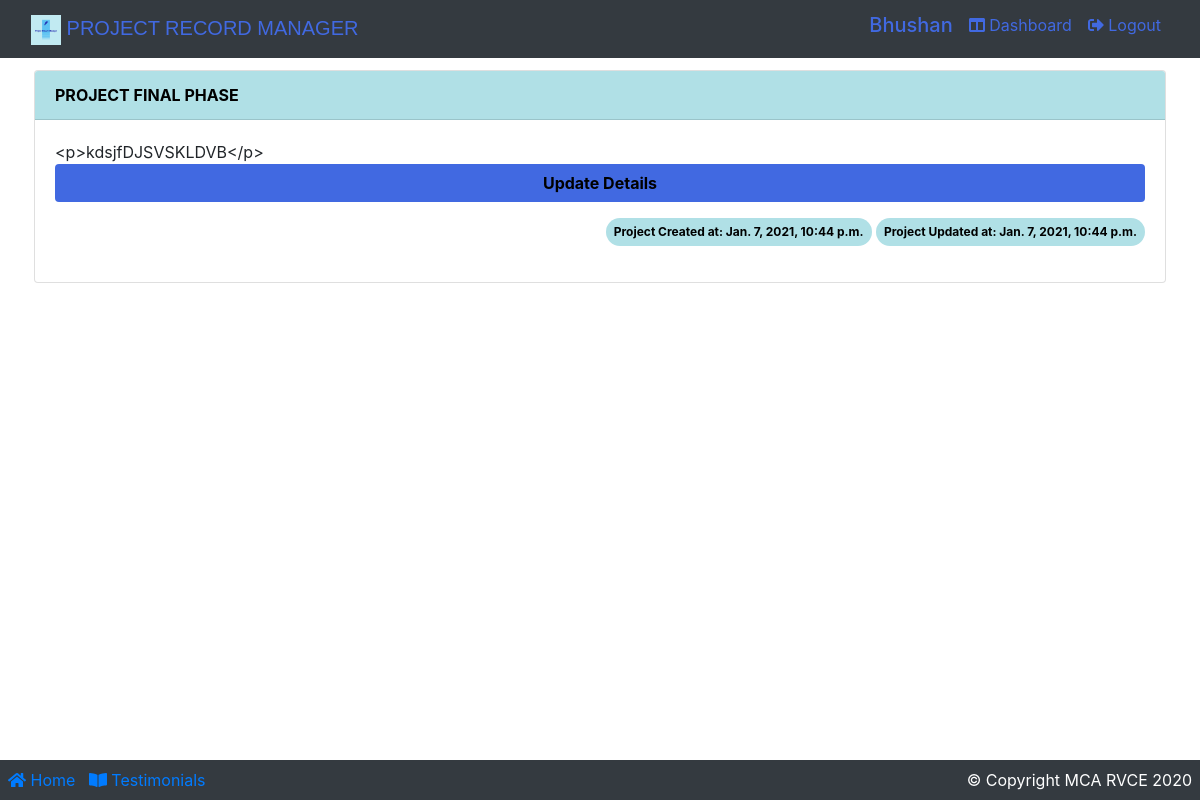
The page /projectfianle/ (signed in) on the database as committed earlier.
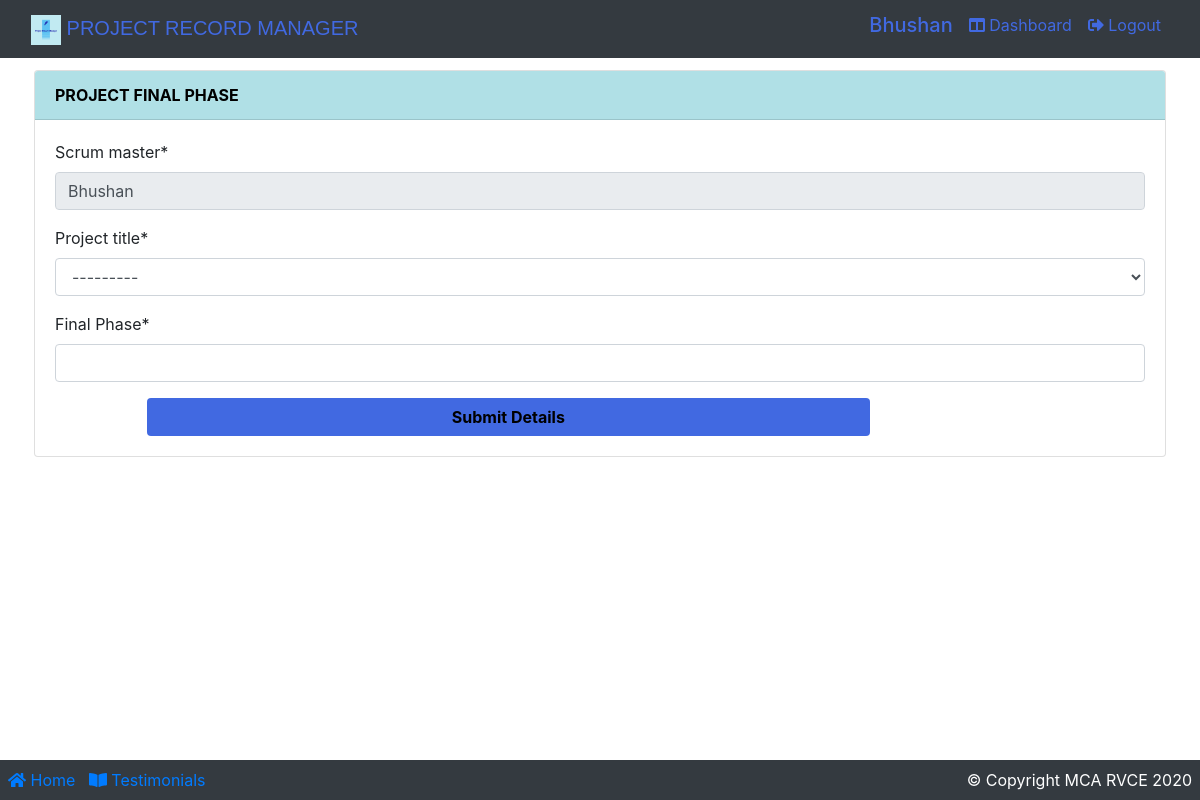
The same page on the database as committed later.
### app/models.py (models this page shows, shortened)
class ProjectFinale(models.Model):
    scrum_master = models.CharField(max_length=100, default="scrum master")
    project_title = models.ForeignKey(
        Team, on_delete=models.CASCADE, null=True)
    finale = HTMLField()
    created_at = models.DateTimeField(auto_now_add=True)
    updated_at = models.DateTimeField(auto_now=True)
    def __str__(self):
        return str(self.project_title) + "finale"

class CustomUser(AbstractBaseUser, PermissionsMixin):
    username = None
    first_name = None
    last_name = None
    admin = models.BooleanField(default=False)
    active = models.BooleanField(default=True)
    staff = models.BooleanField(default=False)
    isstudent = models.BooleanField(default=False)
    isfaculty = models.BooleanField(default=False)
    student_available = models.BooleanField(default=False)
    faculty_available = models.BooleanField(default=False)
    email = models.EmailField(_('email address'), unique=True)
    USERNAME_FIELD = 'email'
    REQUIRED_FIELDS = []
    name = models.CharField(max_length=100)
    created_at = models.DateTimeField(auto_now_add=True)
    updated_at = models.DateTimeField(auto_now=True)
    objects = UserManager()
    @property
    def is_active(self):
        return self.active
    @property
    def is_student(self):
        return self.isstudent
    @property
    def is_faculty(self):
        return self.isfaculty

### app/views.py (the view)
# urls.py: path('projectfianle/', views.projectFinaleCreation, name="projectfinale"),
def projectFinaleCreation(request):
    needToUpdate = False
    needToUpdateidt = False
    queryset2 = Team.objects.filter(owner=(request.user.name + " " + request.user.email))
    queryset3 = Team.objects.filter(partner=request.user.id)
    idTitle = ""
    if queryset2:
        for data in queryset3 or queryset2:
            idTitle = int(data.id)
    if queryset3:
        for data in queryset3 or queryset2:
            idTitle = int(data.id)
    queryset = ProjectFinale.objects.filter(scrum_master=request.user.name)
    idt = ProjectFinale.objects.filter(project_title=idTitle)
    print("==> idt ", idt)
    count = 0
    c1 = 0
    if queryset:
        for data in queryset:
            proj_title = data.project_title
            print("title from Project Syp when come from user.id", data.project_title)
            if data:
                count = count + 1
            if count == 1:
                needToUpdate = True
    if idt:
        for data in idt:
            proj_title = data.project_title
            print("title from Project when title comes from team", data.project_title)
            if data:
                c1 = c1 + 1
            if c1 == 1:
                needToUpdateidt = True
    print(count, c1)
    print(needToUpdate, needToUpdateidt)
    if request.method == 'POST':
        formf = ProjectFinaleForm(request.POST, request.FILES)
        if formf.is_valid():
            formf.save()
            project_title = formf.cleaned_data.get('project_title')
            messages.success(request, f'Final Phase created for {project_title}.')
            return redirect('projectfinale')
    else:
        formf = ProjectFinaleForm()
    return render(request, 'project/project_finale.html',
                  {'formf': formf, 'needToUpdate': needToUpdate, 'queryset': queryset,
                   'idt': idt,
                   "needToUpdateidt": needToUpdateidt})

### app/forms.py
class ProjectFinaleForm(forms.ModelForm):
    finale = forms.CharField(
        label="Final Phase", widget=TinyMCE(attrs={'cols': 50, 'rows': 10, "class": "form-control",
                                                   "placeholder": "Enter Final phase details"}))
    class Meta:
        model = ProjectFinale
        fields = ['id', 'scrum_master', 'project_title', 'finale']

### app/models.py (called while the page is built)
    def __str__(self):
        return self.name + ' ' + self.email

    def __str__(self):
        return self.name + ' ' + self.email

    def __str__(self):
        return str(self.title) + ", Student1:  " + str(self.owner) + ", student2:  " + str(
            self.partner) + ", Guide:  " + str(self.guide)

### templates/project/project_finale.html (shortened to what this page needs)
{% extends 'base.html' %}
{% load static %}
{% load crispy_forms_tags %}
{% block content %}
    <div class="container p-1">
        <div class="card mt-2">
            <div class="card-header font-weight-bold" style="background:powderblue; color:black;">
                PROJECT FINAL PHASE
            </div>
            <div class="card-body">
                {% if needToUpdate == False %}
                    <form action="{% url 'projectfinale' %}" method="POST" enctype="multipart/form-data">
                        <div class="form-row">
                            <div class="form-group col-md-12 mb-0">
                                <div id="div_id_scrum_master" class="form-group">
                                    <label for="id_scrum_master" class=" requiredField">
                                        Scrum master<span class="asteriskField">*</span>
                                    </label>
                                    <div class="">
                                        <input type="text" name="scrum_master" value="{{ user.name }}" maxlength="100"
                                               class="textinput textInput form-control"
                                               id="id_scrum_master" readonly>
                                    </div>
                                </div>
                            </div>
                        </div>
                        <div class="form-row">
                            <div class="form-group col-md-12 mb-0">
                                {{ formf.project_title|as_crispy_field }}
                            </div>
                        </div>
                        <div class="form-row">
                            <div class="form-group col-md-12 mb-0">
                                {{ formf.finale|as_crispy_field }}
                            </div>
                        </div>
                        <div class="form-row">
                            <div class="form-group col-md-8 mb-0 offset-1">
                                <button type="submit" class="btn btn-block font-weight-bold"
                                        style="background: royalblue;color: black; ">Submit Details
                                </button>
                            </div>
                        </div>
                    </form>
                {% else %}
                    {% for data in queryset %}
                        {{ data.finale }}
                        <a href="{% url 'updateFinale' data.id %}" class="btn btn-block font-weight-bold"
                           style="background: royalblue;color: black; ">Update Details
                        </a>
                        <div class="container text-right m-2 p-2">
                            <span class="badge badge-info badge-pill p-2 font-weight-bolder" style="background:powderblue; color:black;">Project Created at: {{ data.created_at }}</span>
                            <span class="badge badge-info badge-pill p-2 font-weight-bolder" style="background:powderblue; color:black;">Project Updated at: {{ data.updated_at }}</span>
                        </div>
                    {% endfor %}
                {% endif %}
            </div>
        </div>
    </div>
{% endblock %}

### templates/base.html (shortened to what this page needs)
{% load static %}
<!DOCTYPE html>
<html lang="en">
<head>
    <link rel="stylesheet" href="{% static 'css/bootstrap.css' %}"/>
    <link rel="stylesheet" href="{% static 'css/main.css' %}"/>
    <link href="https://cdn.datatables.net/1.10.20/css/dataTables.bootstrap4.min.css" rel="stylesheet"
/>
    <link rel="stylesheet" href="https://use.fontawesome.com/releases/v5.6.3/css/all.css"/>
</head>
<body>
<nav class="navbar navbar-expand-lg bg-dark navbar-dark">
    <div class="container-fluid">
        <div class="navbar-header">
            <a class="navbar-brand" href="{% url 'index' %}"
               style="text-decoration: none; color:royalblue; font-family: Verdana, Geneva, Tahoma, sans-serif;">
                <img src="{% static 'images/logo/logo2.png' %}" alt="logo" width="30px" class="img img-fluid"/>
                PROJECT RECORD MANAGER</a>
        </div>
        <div class="collapse navbar-collapse justify-content-end" id="navbarSupportedContent">
            <ul class="nav navbar-nav">
                <li class="nav-item mr-3">
                    {% if request.user.is_student %}
                        <h5 style="text-decoration: none; color:royalblue;">{{ user.name }}</h5>
                    {% endif %}
                </li>
                <li class="nav-item">
                    {% if request.user.is_student %}
                        <li class="nav-item">
                            <a class="mr-3" href="{% url 'studentDashboard' %}"
                               style="text-decoration: none; color:royalblue;">
                                <span class="fas fa-columns"></span>&nbsp;Dashboard
                            </a>
                        </li>
                    {% endif %}
                {% if request.user.is_authenticated %}
                    <a class="mr-2" href="{% url 'logout' %}" style="text-decoration: none; color:royalblue;">
                        <span class="fas fa-sign-out-alt"></span>&nbsp;Logout
                    </a>
                    </li>
                {% endif %}
            </ul>
        </div>
    </div>
</nav>
{% block content %}
{% endblock %}
<br>
<footer class="container-fluid bg-dark p-2 fixed-bottom">
    <div class="row">
        <div class="col-md-6">
            <a href="{% url 'index' %}"><span class="fas fa-home"></span>&nbsp;Home</a> &nbsp;
            <a href="#"><span class="fas fa-book-open"></span>&nbsp;Testimonials</a>
        </div>
        <div class="col-md-6 text-right text-white">
            <span>© Copyright MCA RVCE 2020</span>
        </div>
    </div>
</footer>
</body>
</html>

Rows that differ between the two databases and show on the page:
removed ProjectFinale: finale "<p>kdsjfDJSVSKLDVB</p>", created_at "Jan. 7, 2021, 10:44 p.m.", updated_at "Jan. 7, 2021, 10:44 p.m."
shown differently, row unchanged: CustomUser "Bhushan": scrum_master (not shown) → "Bhushan"
Other text that changed with them:
form field project_title: (not shown) → "---------"
text now shown: "Scrum master * Project title * Final Phase * Submit Details"
